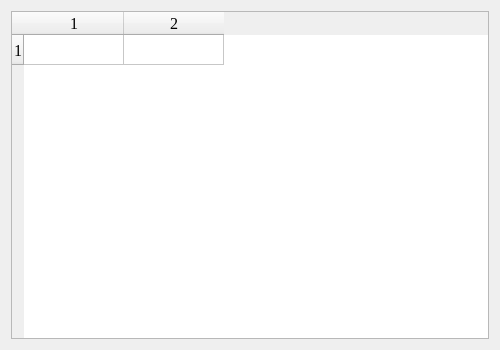
<?xml version="1.0" encoding="UTF-8"?>
<ui version="4.0">
 <class>Form</class>
 <widget class="QWidget" name="Form">
  <property name="geometry">
   <rect>
    <x>0</x>
    <y>0</y>
    <width>500</width>
    <height>350</height>
   </rect>
  </property>
  <property name="minimumSize">
   <size>
    <width>500</width>
    <height>350</height>
   </size>
  </property>
  <property name="windowTitle">
   <string>Form</string>
  </property>
  <layout class="QGridLayout" name="gridLayout">
   <item row="0" column="0">
    <widget class="QTableWidget" name="table">
     <property name="font">
      <font>
       <family>Times New Roman</family>
       <pointsize>12</pointsize>
      </font>
     </property>
     <property name="rowCount">
      <number>1</number>
     </property>
     <property name="columnCount">
      <number>2</number>
     </property>
     <row/>
     <column/>
     <column/>
    </widget>
   </item>
  </layout>
 </widget>
 <resources/>
 <connections/>
</ui>
